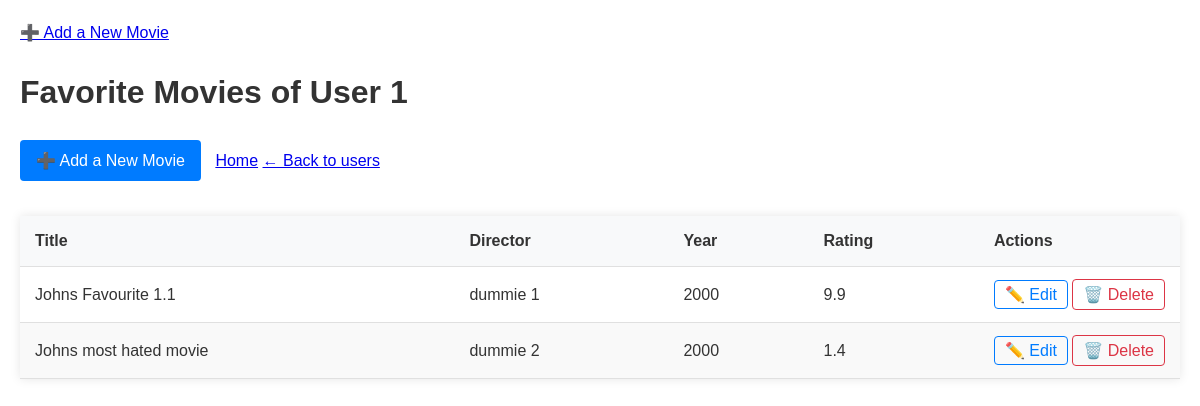
Page /user/1 on the committed database.
### models.py (models this page shows)
class Movie(Base):
    __tablename__ = "movies"
    id = Column(Integer, primary_key=True)
    user_id = Column(Integer, ForeignKey("users.id"))
    title = Column(String, nullable=False)
    director = Column(String)
    writer = Column(String)
    actors = Column(String)
    year = Column(Integer)
    rating = Column(Float, CheckConstraint('rating >= 0 AND rating <= 10'))
    genre = Column(String)
    runtime = Column(String)
    plot = Column(Text)
    comment = Column(Text)
    user = relationship("User", back_populates="movies")

### app.py (the view)
@app.route("/user/<int:user_id>")
def user_movies(user_id):
    user = data_manager.get_user_by_id(user_id)
    movies = data_manager.get_user_movies(user_id)
    return render_template("movie_list.html", user_id=user_id, movies=movies)

### data_manager/sqlite_data_manager.py (called while the page is built)
    def get_user_movies(self, user_id):
        session = self.Session()
        try:
            user = session.query(User).filter_by(id=user_id).first()
            if user:
                return user.movies
            return []
        finally:
            session.close()

    def get_user_by_id(self, user_id):
        session = self.Session()
        try:
            return session.query(User).filter_by(id=user_id).first()
        finally:
            session.close()

### templates/movie_list.html (shortened to what this page needs)
<!DOCTYPE html>
<html lang="en">
<head>
    <link rel="stylesheet" href="{{ url_for('static', filename='styles.css') }}">
</head>
<body>
<a href="{{ url_for('add_movie', user_id=user_id) }}">➕ Add a New Movie</a>
{% extends "base.html" %}
{% block content %}
  <h1>Favorite Movies of User {{ user_id }}</h1>
  <div class="table-controls">
    <a href="{{ url_for('add_movie', user_id=user_id) }}" class="btn">➕ Add a New Movie</a>
    <a href="{{ url_for('home') }}">Home</a>
    <a href="{{ url_for('list_users') }}">← Back to users</a>
  </div>
  <div class="table-container">
    <table>
      <thead>
        <tr>
          <th>Title</th>
          <th>Director</th>
          <th>Year</th>
          <th>Rating</th>
          <th class="actions">Actions</th>
        </tr>
      </thead>
      <tbody>
        {% for movie in movies %}
          <tr>
            <td data-label="Title">{{ movie.title }}</td>
            <td data-label="Director">{{ movie.director or '-' }}</td>
            <td data-label="Year">{{ movie.year or '-' }}</td>
            <td data-label="Rating">{{ "%.1f"|format(movie.rating) if movie.rating else '-' }}</td>
            <td data-label="Actions" class="actions">
              <a href="{{ url_for('update_movie', user_id=user_id, movie_id=movie.id) }}" class="edit-btn">✏️ Edit</a>
               <form action="{{ url_for('delete_movie', user_id=user_id, movie_id=movie.id) }}" method="POST" style="display: inline;">
                 <button type="submit" class="delete-btn">🗑️ Delete</button>
                </form>
            </td>
          </tr>
        {% endfor %}
      </tbody>
    </table>
  </div>
{% endblock %}

### static/styles.css (style rules this page uses)
body { font-family: Arial, sans-serif; line-height: 1.6; margin: 0; padding: 20px; color: #333; }
.table-container { overflow-x: auto; margin: 20px 0; max-width: 1200px; margin-left: auto; margin-right: auto; box-shadow: 0 0 10px rgba(0,0,0,0.1); }
table { width: 100%; border-collapse: collapse; min-width: 600px; }
th, td { padding: 12px 15px; text-align: left; border-bottom: 1px solid #e0e0e0; }
th { background-color: #f8f9fa; font-weight: 600; color: #333; position: sticky; top: 0; }
tr:nth-child(even) { background-color: #f9f9f9; }
.actions { white-space: nowrap; width: 120px; }
.btn { display: inline-block; padding: 8px 16px; background-color: #007bff; color: white; text-decoration: none; border-radius: 4px; margin-right: 10px; margin-bottom: 15px; transition: all 0.3s; }
.edit-btn { color: #007bff; text-decoration: none; padding: 5px 10px; border: 1px solid #007bff; border-radius: 4px; transition: all 0.3s; }
.delete-btn { color: #dc3545; background: none; border: 1px solid #dc3545; border-radius: 4px; padding: 5px 10px; cursor: pointer; transition: all 0.3s; font-family: inherit; font-size: inherit; }

### rows in the picture
Movie: title "Johns Favourite 1.1", director "dummie 1", year "2000", rating "9.9"
Movie: title "Johns most hated movie", director "dummie 2", year "2000", rating "1.4"

### other values in the picture
{{ user_id }} "1"
